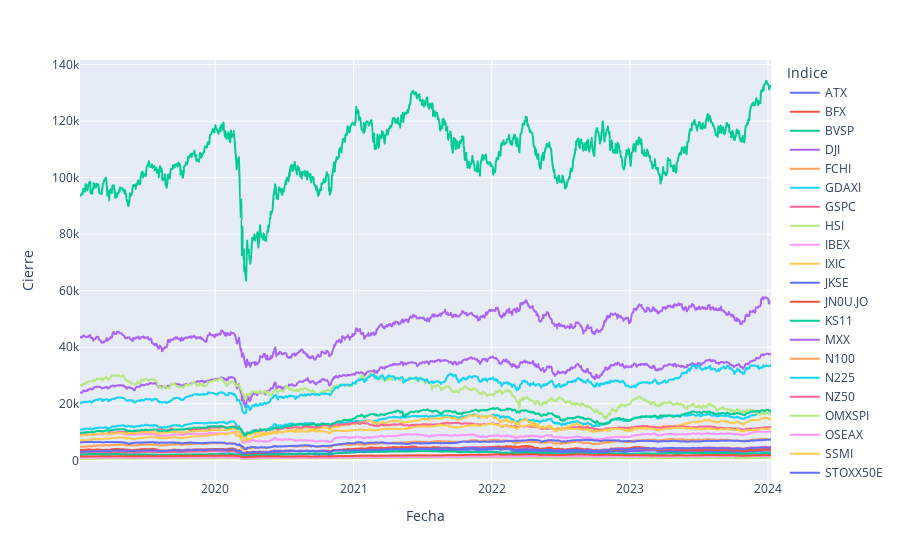

This figure's notebook cell:
### Code cell
px.line(data_frame = df,
        x = "Fecha",
        y = "Cierre",
        color = "Indice")

### Figure 1 — Plotly figure (JSON) as saved in the notebook; plotly's stock layout.template omitted (floating-point values rounded to 4 significant figures; data arrays with more than 128 entries replaced by an {"elided": "..."} marker saying what was removed)
{"data": [{"hovertemplate": "Indice=ATX<br>Fecha=%{x}<br>Cierre=%{y}<extra></extra>", "legendgroup": "ATX", "line": {"color": "#636efa", "dash": "solid"}, "marker": {"symbol": "circle"}, "mode": "lines", "name": "ATX", "showlegend": true, "type": "scattergl", "x": {"elided": "1261 str values"}, "xaxis": "x", "y": {"elided": "1261 float values"}, "yaxis": "y"}, {"hovertemplate": "Indice=BFX<br>Fecha=%{x}<br>Cierre=%{y}<extra></extra>", "legendgroup": "BFX", "line": {"color": "#EF553B", "dash": "solid"}, "marker": {"symbol": "circle"}, "mode": "lines", "name": "BFX", "showlegend": true, "type": "scattergl", "x": {"elided": "1281 str values"}, "xaxis": "x", "y": {"elided": "1281 float values"}, "yaxis": "y"}, {"hovertemplate": "Indice=BVSP<br>Fecha=%{x}<br>Cierre=%{y}<extra></extra>", "legendgroup": "BVSP", "line": {"color": "#00cc96", "dash": "solid"}, "marker": {"symbol": "circle"}, "mode": "lines", "name": "BVSP", "showlegend": true, "type": "scattergl", "x": {"elided": "1241 str values"}, "xaxis": "x", "y": {"elided": "1241 int values"}, "yaxis": "y"}, {"hovertemplate": "Indice=DJI<br>Fecha=%{x}<br>Cierre=%{y}<extra></extra>", "legendgroup": "DJI", "line": {"color": "#ab63fa", "dash": "solid"}, "marker": {"symbol": "circle"}, "mode": "lines", "name": "DJI", "showlegend": true, "type": "scattergl", "x": {"elided": "1258 str values"}, "xaxis": "x", "y": {"elided": "1258 float values"}, "yaxis": "y"}, {"hovertemplate": "Indice=FCHI<br>Fecha=%{x}<br>Cierre=%{y}<extra></extra>", "legendgroup": "FCHI", "line": {"color": "#FFA15A", "dash": "solid"}, "marker": {"symbol": "circle"}, "mode": "lines", "name": "FCHI", "showlegend": true, "type": "scattergl", "x": {"elided": "1282 str values"}, "xaxis": "x", "y": {"elided": "1282 float values"}, "yaxis": "y"}, {"hovertemplate": "Indice=GDAXI<br>Fecha=%{x}<br>Cierre=%{y}<extra></extra>", "legendgroup": "GDAXI", "line": {"color": "#19d3f3", "dash": "solid"}, "marker": {"symbol": "circle"}, "mode": "lines", "name": "GDAXI", "showlegend": true, "type": "scattergl", "x": {"elided": "1272 str values"}, "xaxis": "x", "y": {"elided": "1272 float values"}, "yaxis": "y"}, {"hovertemplate": "Indice=GSPC<br>Fecha=%{x}<br>Cierre=%{y}<extra></extra>", "legendgroup": "GSPC", "line": {"color": "#FF6692", "dash": "solid"}, "marker": {"symbol": "circle"}, "mode": "lines", "name": "GSPC", "showlegend": true, "type": "scattergl", "x": {"elided": "1258 str values"}, "xaxis": "x", "y": {"elided": "1258 float values"}, "yaxis": "y"}, {"hovertemplate": "Indice=HSI<br>Fecha=%{x}<br>Cierre=%{y}<extra></extra>", "legendgroup": "HSI", "line": {"color": "#B6E880", "dash": "solid"}, "marker": {"symbol": "circle"}, "mode": "lines", "name": "HSI", "showlegend": true, "type": "scattergl", "x": {"elided": "1230 str values"}, "xaxis": "x", "y": {"elided": "1230 float values"}, "yaxis": "y"}, {"hovertemplate": "Indice=IBEX<br>Fecha=%{x}<br>Cierre=%{y}<extra></extra>", "legendgroup": "IBEX", "line": {"color": "#FF97FF", "dash": "solid"}, "marker": {"symbol": "circle"}, "mode": "lines", "name": "IBEX", "showlegend": true, "type": "scattergl", "x": {"elided": "1280 str values"}, "xaxis": "x", "y": {"elided": "1280 float values"}, "yaxis": "y"}, {"hovertemplate": "Indice=IXIC<br>Fecha=%{x}<br>Cierre=%{y}<extra></extra>", "legendgroup": "IXIC", "line": {"color": "#FECB52", "dash": "solid"}, "marker": {"symbol": "circle"}, "mode": "lines", "name": "IXIC", "showlegend": true, "type": "scattergl", "x": {"elided": "1258 str values"}, "xaxis": "x", "y": {"elided": "1258 float values"}, "yaxis": "y"}, {"hovertemplate": "Indice=JKSE<br>Fecha=%{x}<br>Cierre=%{y}<extra></extra>", "legendgroup": "JKSE", "line": {"color": "#636efa", "dash": "solid"}, "marker": {"symbol": "circle"}, "mode": "lines", "name": "JKSE", "showlegend": true, "type": "scattergl", "x": {"elided": "1219 str values"}, "xaxis": "x", "y": {"elided": "1219 float values"}, "yaxis": "y"}, {"hovertemplate": "Indice=JN0U.JO<br>Fecha=%{x}<br>Cierre=%{y}<extra></extra>", "legendgroup": "JN0U.JO", "line": {"color": "#EF553B", "dash": "solid"}, "marker": {"symbol": "circle"}, "mode": "lines", "name": "JN0U.JO", "showlegend": true, "type": "scattergl", "x": {"elided": "1249 str values"}, "xaxis": "x", "y": {"elided": "1249 float values"}, "yaxis": "y"}, {"hovertemplate": "Indice=KS11<br>Fecha=%{x}<br>Cierre=%{y}<extra></extra>", "legendgroup": "KS11", "line": {"color": "#00cc96", "dash": "solid"}, "marker": {"symbol": "circle"}, "mode": "lines", "name": "KS11", "showlegend": true, "type": "scattergl", "x": {"elided": "1232 str values"}, "xaxis": "x", "y": {"elided": "1232 float values"}, "yaxis": "y"}, {"hovertemplate": "Indice=MXX<br>Fecha=%{x}<br>Cierre=%{y}<extra></extra>", "legendgroup": "MXX", "line": {"color": "#ab63fa", "dash": "solid"}, "marker": {"symbol": "circle"}, "mode": "lines", "name": "MXX", "showlegend": true, "type": "scattergl", "x": {"elided": "1258 str values"}, "xaxis": "x", "y": {"elided": "1258 float values"}, "yaxis": "y"}, {"hovertemplate": "Indice=N100<br>Fecha=%{x}<br>Cierre=%{y}<extra></extra>", "legendgroup": "N100", "line": {"color": "#FFA15A", "dash": "solid"}, "marker": {"symbol": "circle"}, "mode": "lines", "name": "N100", "showlegend": true, "type": "scattergl", "x": {"elided": "1282 str values"}, "xaxis": "x", "y": {"elided": "1282 float values"}, "yaxis": "y"}, {"hovertemplate": "Indice=N225<br>Fecha=%{x}<br>Cierre=%{y}<extra></extra>", "legendgroup": "N225", "line": {"color": "#19d3f3", "dash": "solid"}, "marker": {"symbol": "circle"}, "mode": "lines", "name": "N225", "showlegend": true, "type": "scattergl", "x": {"elided": "1218 str values"}, "xaxis": "x", "y": {"elided": "1218 float values"}, "yaxis": "y"}, {"hovertemplate": "Indice=NZ50<br>Fecha=%{x}<br>Cierre=%{y}<extra></extra>", "legendgroup": "NZ50", "line": {"color": "#FF6692", "dash": "solid"}, "marker": {"symbol": "circle"}, "mode": "lines", "name": "NZ50", "showlegend": true, "type": "scattergl", "x": {"elided": "1250 str values"}, "xaxis": "x", "y": {"elided": "1250 float values"}, "yaxis": "y"}, {"hovertemplate": "Indice=OMXSPI<br>Fecha=%{x}<br>Cierre=%{y}<extra></extra>", "legendgroup": "OMXSPI", "line": {"color": "#B6E880", "dash": "solid"}, "marker": {"symbol": "circle"}, "mode": "lines", "name": "OMXSPI", "showlegend": true, "type": "scattergl", "x": {"elided": "1253 str values"}, "xaxis": "x", "y": {"elided": "1253 float values"}, "yaxis": "y"}, {"hovertemplate": "Indice=OSEAX<br>Fecha=%{x}<br>Cierre=%{y}<extra></extra>", "legendgroup": "OSEAX", "line": {"color": "#FF97FF", "dash": "solid"}, "marker": {"symbol": "circle"}, "mode": "lines", "name": "OSEAX", "showlegend": true, "type": "scattergl", "x": {"elided": "1246 str values"}, "xaxis": "x", "y": {"elided": "1246 float values"}, "yaxis": "y"}, {"hovertemplate": "Indice=SSMI<br>Fecha=%{x}<br>Cierre=%{y}<extra></extra>", "legendgroup": "SSMI", "line": {"color": "#FECB52", "dash": "solid"}, "marker": {"symbol": "circle"}, "mode": "lines", "name": "SSMI", "showlegend": true, "type": "scattergl", "x": {"elided": "1249 str values"}, "xaxis": "x", "y": {"elided": "1249 float values"}, "yaxis": "y"}, {"hovertemplate": "Indice=STOXX50E<br>Fecha=%{x}<br>Cierre=%{y}<extra></extra>", "legendgroup": "STOXX50E", "line": {"color": "#636efa", "dash": "solid"}, "marker": {"symbol": "circle"}, "mode": "lines", "name": "STOXX50E", "showlegend": true, "type": "scattergl", "x": {"elided": "1260 str values"}, "xaxis": "x", "y": {"elided": "1260 float values"}, "yaxis": "y"}, {"hovertemplate": "Indice=TA125.TA<br>Fecha=%{x}<br>Cierre=%{y}<extra></extra>", "legendgroup": "TA125.TA", "line": {"color": "#EF553B", "dash": "solid"}, "marker": {"symbol": "circle"}, "mode": "lines", "name": "TA125.TA", "showlegend": true, "type": "scattergl", "x": {"elided": "1216 str values"}, "xaxis": "x", "y": {"elided": "1216 float values"}, "yaxis": "y"}, {"hovertemplate": "Indice=TWII<br>Fecha=%{x}<br>Cierre=%{y}<extra></extra>", "legendgroup": "TWII", "line": {"color": "#00cc96", "dash": "solid"}, "marker": {"symbol": "circle"}, "mode": "lines", "name": "TWII", "showlegend": true, "type": "scattergl", "x": {"elided": "1214 str values"}, "xaxis": "x", "y": {"elided": "1214 float values"}, "yaxis": "y"}], "layout": {"legend": {"title": {"text": "Indice"}, "tracegroupgap": 0}, "margin": {"t": 60}, "xaxis": {"anchor": "y", "domain": [0, 1], "title": {"text": "Fecha"}}, "yaxis": {"anchor": "x", "domain": [0, 1], "title": {"text": "Cierre"}}}}
